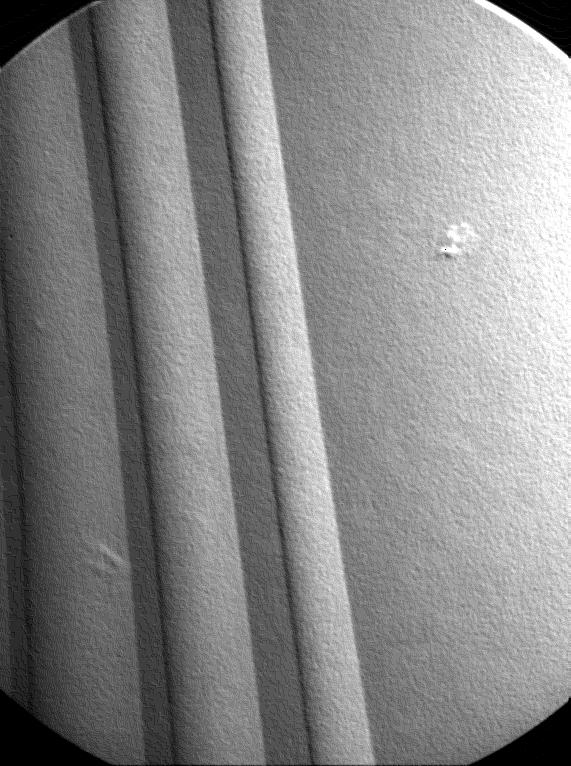
#> input picture Computer Vision and Image Processing/Project 3 - Morphology image processing, Image segmentation and point detection, Hough transform/2. Image segmentation and point detection/point.jpg, 571 x 766 px
$ python Task2_a.py
#> lines starting #> are read from the running program, lines starting #| are printed output that depends on the picture; after the words box and inside, x2 and y2 are one past the last pixel; in counts of white or black regions, pixels touching at a corner belong together
import cv2
import numpy as np;
import matplotlib.pyplot as plt

# Read image
img = cv2.imread("point.jpg", 0)
#> img is the input picture: shape (766, 571); min 0, max 255, mean 134.3

largest = 255
smallest = 0
r,c = img.shape
#> r = 766; c = 571

img1 = np.zeros(img.shape)
kernel = [[-1,-1,-1],[-1,8,-1],[-1,-1,-1]]

for x in range(1,r-1):
    for y in range(1,c-1):
        img1[x][y] = img[x-1][y-1] * kernel[0][0] + \
                     img[x-1][y] * kernel[0][1] + \
                     img[x-1][y+1] * kernel[0][2] + \
                     img[x][y-1] * kernel[1][0] + \
                     img[x][y] * kernel[1][1] + \
                     img[x][y+1] * kernel[1][2] + \
                     img[x+1][y-1] * kernel[2][0] + \
                     img[x+1][y] * kernel[2][1] + \
                     img[x+1][y+1] * kernel[2][2]

        if (img1[x][y] > largest):
            largest = img1[x][y]
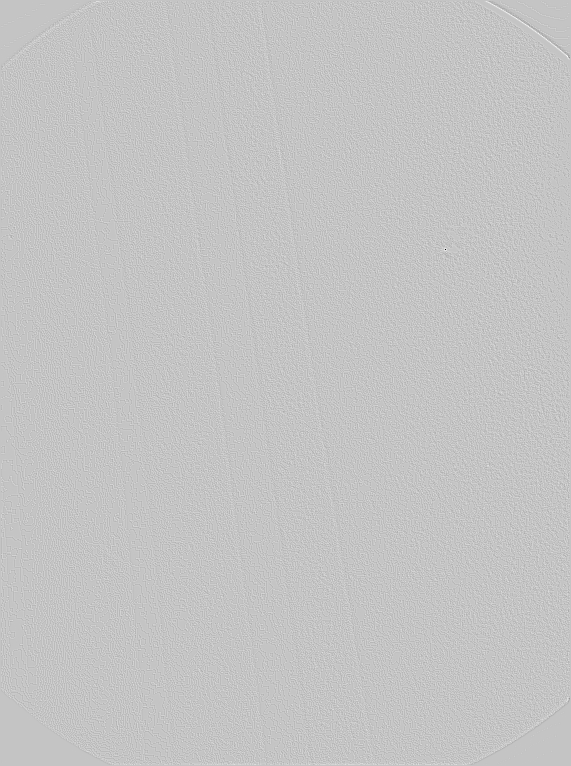
#> img1: shape (766, 571) float64; min -2025, max 604, mean 0.1; drawn with min black and max white
#> after the loop, largest = 604

for x in range(1,r-1):
    for y in range(1,c-1):
        img1[x][y] = (np.abs(img1[x][y]) / np.abs(largest))*255
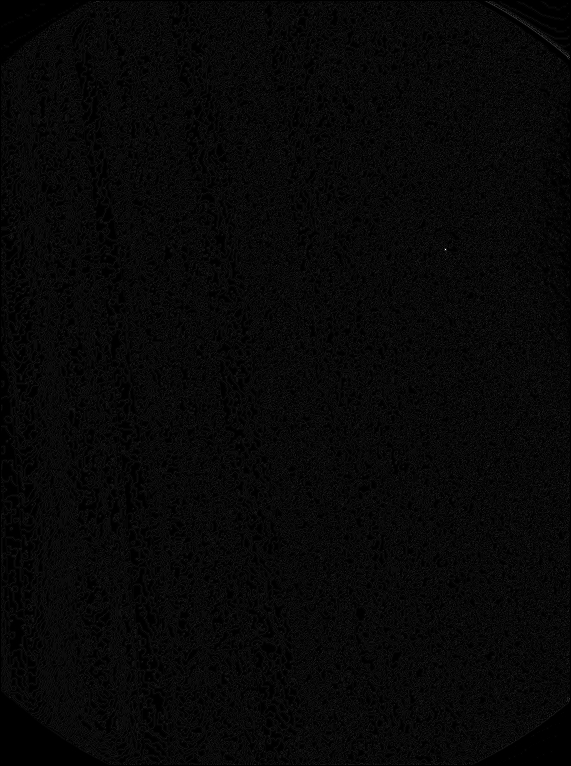
#> img1: shape (766, 571) float64; min 0, max 854.9, mean 26.3; drawn with min black and max white

x = []

index = np.zeros(256, dtype=int)

for i in range (r):
    for j in range (c):
        v = img[i][j]
        v = int(v)
        index[v] += 1
#> after the loop, index = 256 values, max 11039 at index 0, min 8 at index 7, mean 1708.5

x = np.asarray(list(range(256)))

plt.bar(x, index)
plt.show()
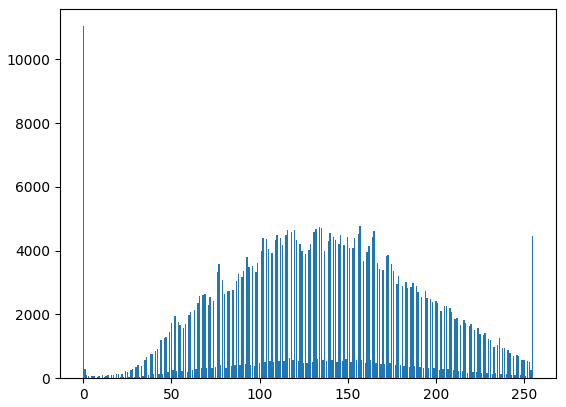
#> figure drawn by matplotlib, 1 panel; tallest bar 11039 high, from x = -0.4 to 0.4

img2 = np.zeros(img1.shape)

for i in range (r):
    for j in range (c):
        if(img1[i][j] > 128):
            img2[i][j] = 255
#> img2: shape (766, 571) float64; 0.02% white in thin lines or dots, all inside (x1, y1, x2, y2) = (96, 1, 570, 765)

cv2.imwrite('porosity.jpg', img2)
